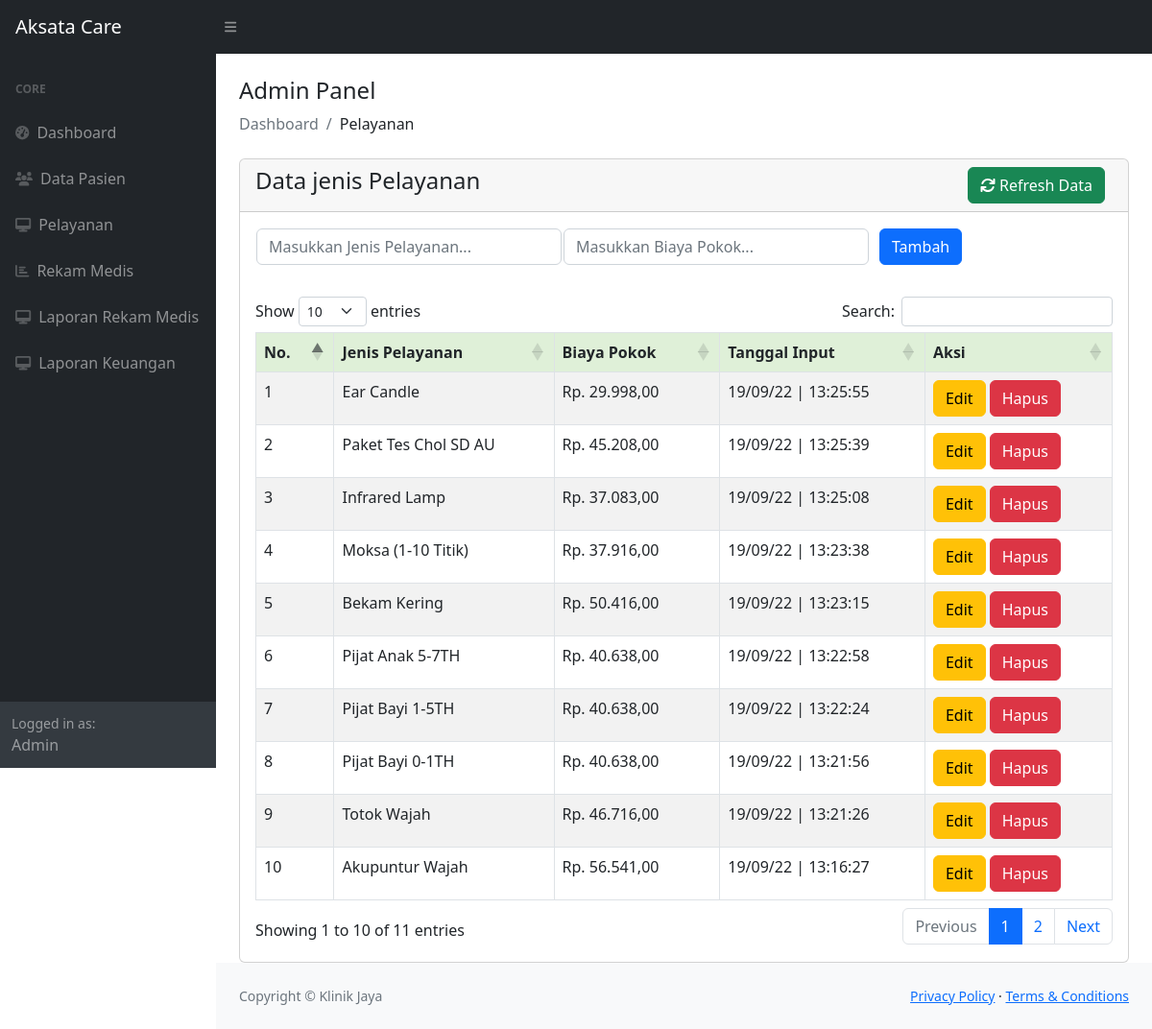
The page /view-JenisPelayanan.php on the database its author committed.
### tables this page shows
CREATE TABLE `kategori` (
  `id_kategori` int(11) NOT NULL,
  `jenis_pelayanan` varchar(255) NOT NULL,
  `biaya_pokok` varchar(255) NOT NULL,
  `tgl_input` varchar(255) NOT NULL
);

### config/controller.php (called while the page is built, shortened)
<?php
function select($query) {
    global $dbconnect;
    $result = mysqli_query($dbconnect, $query);
    $rows = [];
    while ($row = mysqli_fetch_assoc($result)) {
        $rows[] = $row;
    }
    return $rows;
}

### view-JenisPelayanan.php (the view, shortened to what this page needs)
<?php
include_once('includes/header.php');
$jenis_pelayanan = select("SELECT * FROM kategori ORDER BY id_kategori DESC");
?>
<div class="container-fluid px-4">
    <h4 class="mt-4">Admin Panel</h1>
    <ol class="breadcrumb mb-4">
        <li class="breadcrumb-item active">Dashboard</li>
        <li class="breadcrumb-item">Pelayanan</li>
    </ol>
    <div class="row">
        <div class="col-md-12 main-chart">
            <div class="card">
                <div class="card-header">
                    <a href="view-JenisPelayanan.php" style="margin-right :0.5pc;"
							class="btn btn-success btn-md float-end">
							<i class="fa fa-refresh"></i> Refresh Data</a>
                    <h4>Data jenis Pelayanan</h4>
                </div>
                <div class="card-body">
                    <form action="" method="POST">
                        <table>
                            <tr>
                                <td style="width:20pc;"><input type="text" class="form-control" id="jenis_pelayanan" name="jenis_pelayanan" placeholder="Masukkan Jenis Pelayanan..." required></td>
                                <td style="width:20pc;"><input type="text" class="form-control" id="biaya_pokok" name="biaya_pokok" placeholder="Masukkan Biaya Pokok..." required></td>
                                <td style="padding-left:10px;"><button type="submit" name="tambah" class="btn btn-primary" >Tambah</button></td>
                            </tr>
                        </table>
                    </form>
                    </div>
                <div class="card-body">
                        <table class="table table-bordered table-striped" id="table">
							<thead>
								<tr style="background:#DFF0D8;color:#333;">
									<th>No.</th>
									<th>Jenis Pelayanan</th>
                                    <th>Biaya Pokok</th>
									<th>Tanggal Input</th>
									<th>Aksi</th>
								</tr>
							</thead>
							<tbody>
                                <?php  $no = 1;  ?>
                                <?php foreach ($jenis_pelayanan as $pelayanan) : ?>
                                    <tr>
                                        <td><?= $no++; ?></td>
                                        <td><?= $pelayanan["jenis_pelayanan"]; ?></td>
                                        <td>Rp. <?= number_format($pelayanan["biaya_pokok"],2,',','.') ; ?></td>
                                        <td><?= date('d/m/y | H:i:s', strtotime($pelayanan["tgl_input"])); ?></td>
                                        <td>
                                            <a href="edit-JenisPelayanan.php?id_kategori=<?= $pelayanan['id_kategori']; ?>"><button class="btn btn-warning">Edit</button></a>
                                            <a href="delete-JenisPelayanan.php?id_kategori=<?= $pelayanan['id_kategori']; ?>" onclick="javascript:return confirm('Yakin Data Jenis Pelayanan Akan Dihapus.?');"><button class="btn btn-danger">Hapus</button></a>
                                        </td>
                                    </tr>
							<?php endforeach; ?>
							</tbody>
						</table>
                </div>
            </div>
        </div>
    </div>
</div>
<?php
include_once('includes/footer.php');
include_once('includes/scripts.php');
?>

### rows shown on the page
kategori: jenis_pelayanan "Ear Candle", biaya_pokok "29.998,00", tgl_input "19/09/22 | 13:25:55"
kategori: jenis_pelayanan "Paket Tes Chol SD AU", biaya_pokok "45.208,00", tgl_input "19/09/22 | 13:25:39"
kategori: jenis_pelayanan "Infrared Lamp", biaya_pokok "37.083,00", tgl_input "19/09/22 | 13:25:08"
kategori: jenis_pelayanan "Moksa (1-10 Titik)", biaya_pokok "37.916,00", tgl_input "19/09/22 | 13:23:38"
kategori: jenis_pelayanan "Bekam Kering", biaya_pokok "50.416,00", tgl_input "19/09/22 | 13:23:15"
kategori: jenis_pelayanan "Pijat Anak 5-7TH", biaya_pokok "40.638,00", tgl_input "19/09/22 | 13:22:58"
kategori: jenis_pelayanan "Pijat Bayi 1-5TH", biaya_pokok "40.638,00", tgl_input "19/09/22 | 13:22:24"
kategori: jenis_pelayanan "Pijat Bayi 0-1TH", biaya_pokok "40.638,00", tgl_input "19/09/22 | 13:21:56"
kategori: jenis_pelayanan "Totok Wajah", biaya_pokok "46.716,00", tgl_input "19/09/22 | 13:21:26"
kategori: jenis_pelayanan "Akupuntur Wajah", biaya_pokok "56.541,00", tgl_input "19/09/22 | 13:16:27"
